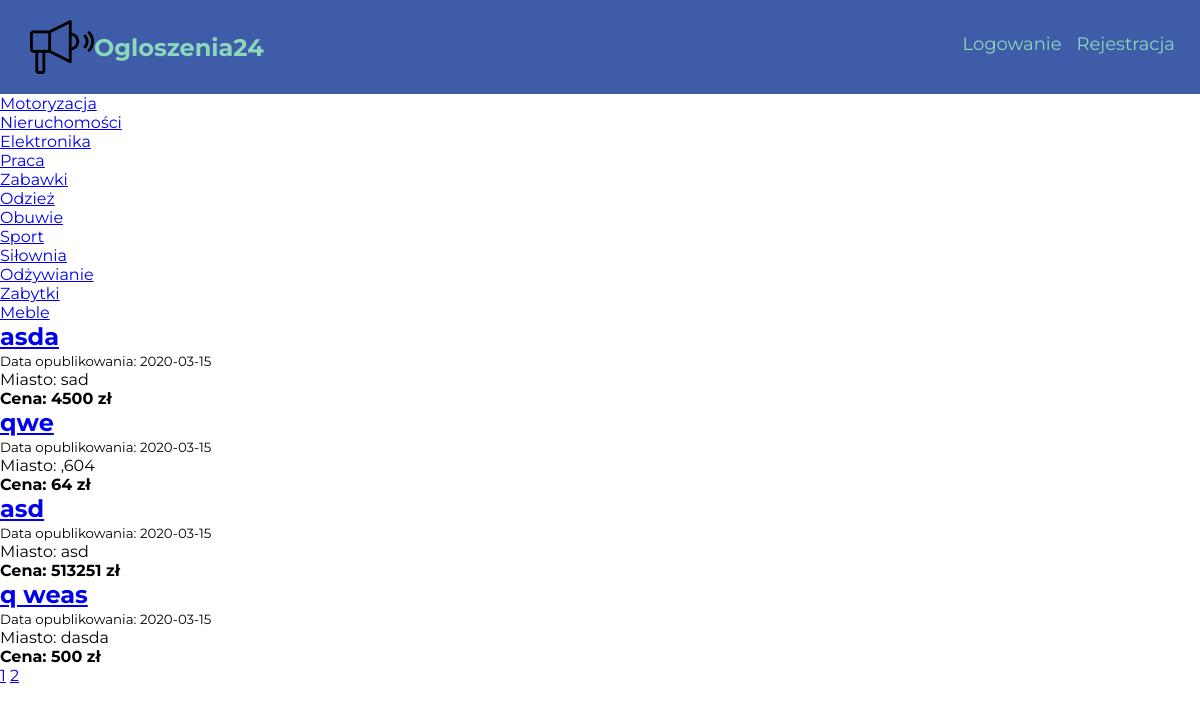
Page /motoryzacja/ on the earlier database version.
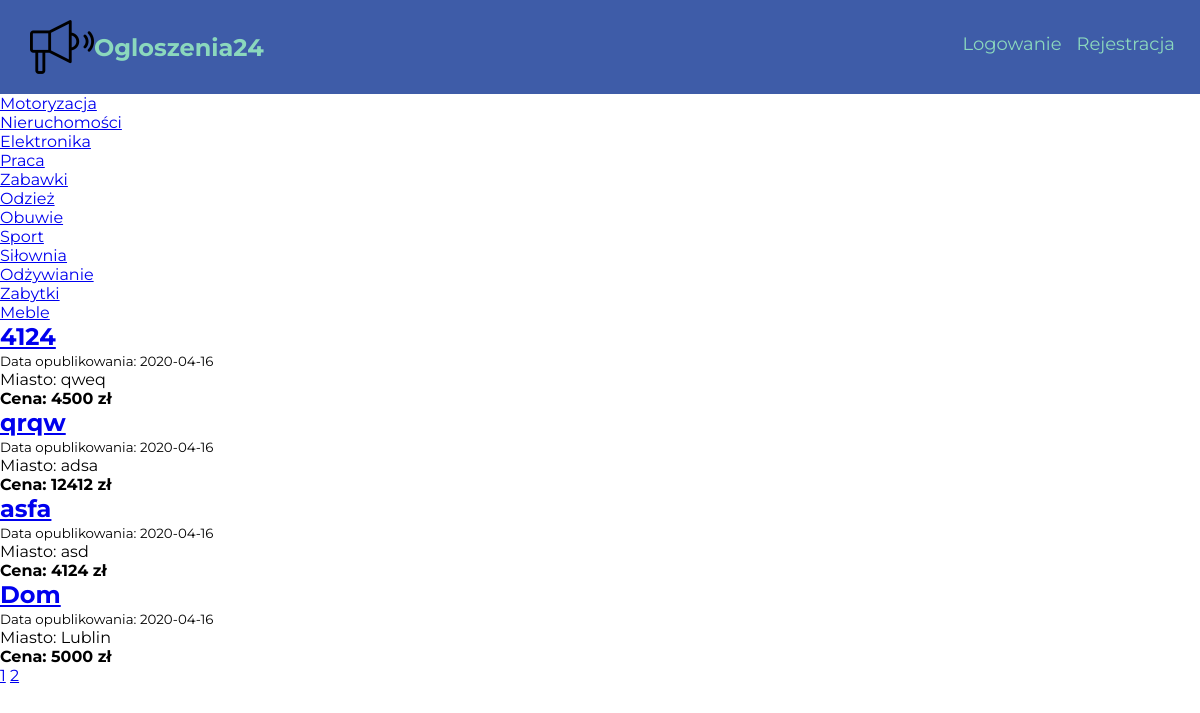
Same page on the later database version.
### Ogloszenia24/models.py (models this page shows, shortened)
class Advert(db.Model):
    __searchable__ = ['title']
    id = db.Column(db.Integer, primary_key=True)
    date = db.Column(db.DateTime, nullable=False, default = datetime.utcnow)
    title = db.Column(db.String(100), nullable=False)
    content = db.Column(db.Text, nullable = False)
    user_id = db.Column(db.Integer, db.ForeignKey('user.id'), nullable=False)
    category = db.Column(db.String(50), nullable=False)
    price = db.Column(db.Integer)
    city = db.Column(db.String(), nullable=False)

### Ogloszenia24/views.py (the view)
@app.route("/<string:category>/")
def search_results(category):
    page = request.args.get("page", default = 1, type=int)
    ads = Advert.query.filter_by(category = category).order_by(Advert.date.desc()).paginate(per_page=4)
    if ads.total > 0:
        cat = Advert.query.filter_by(category = category).first().category
        return render_template('search.html', ads=ads, cat=cat, title=category.capitalize())
    return render_template('search.html', ads=ads, title=category.capitalize())

### Ogloszenia24/templates/search.html
{% extends "layout.html" %}
{% block content %}
<section class="filter-ads">
  <div class="category-section-search">
        <div class="column">
          <div class="category-item">
            <a href="{{ url_for('search_results', category='motoryzacja') }}">Motoryzacja</a>
          </div>
          <div class="category-item">
            <a href="{{ url_for('search_results', category='nieruchomsci') }}">Nieruchomości</a>
          </div>
          <div class="category-item">
            <a href="{{ url_for('search_results', category='elektronika') }}">Elektronika</a>
          </div>
          <div class="category-item">
            <a href="{{ url_for('search_results', category='praca') }}">Praca</a>
          </div>
        </div>
        <div class="column">
          <div class="category-item">
            <a href="{{ url_for('search_results', category='zabawki') }}">Zabawki</a>
          </div>
          <div class="category-item">
            <a href="{{ url_for('search_results', category='odziez') }}">Odzież</a>
          </div>
          <div class="category-item">
            <a href="{{ url_for('search_results', category='obuwie') }}">Obuwie</a>
          </div>
          <div class="category-item">
            <a href="{{ url_for('search_results', category='sport') }}">Sport</a>
          </div>
        </div>
        <div class="column">
          <div class="category-item">
            <a href="{{ url_for('search_results', category='silownia') }}">Siłownia</a>
          </div>
          <div class="category-item">
            <a href="{{ url_for('search_results', category='odzywianie') }}">Odżywianie</a>
          </div>
          <div class="category-item">
            <a href="{{ url_for('search_results', category='zabytki') }}">Zabytki</a>
          </div>
          <div class="category-item">
            <a href="{{ url_for('search_results', category='meble') }}">Meble</a>
          </div>
        </div>
   </div>
  <div class="ad-list">
    {% if ads.items|length==0 %}
      <h2>Brak ogłoszeń!</h2>
    {% else %}
      {% for advert in ads.items %}
        <div class='ad'>
          <a href='{{ url_for('show_advert', advert_id = advert.id) }}'><h2>{{ advert.title }}</h2></a>
          <small>Data opublikowania: {{ advert.date.strftime('%Y-%m-%d') }}</small>
          <p>Miasto: {{ advert.city }}</p>
          <h4>Cena: {{ advert.price }} zł</h4>
        </div>
      {% endfor %}
    {% endif %}
    <div class="pages">
    {% for page_num in ads.iter_pages() %}
        {% if page_num %}
          <a href="{{ url_for('search_results', page=page_num, category=cat) }}">{{ page_num }}</a>
        {% endif %}
    {% endfor %}
    </div>
  </div>
</section>
{% endblock %}

### Ogloszenia24/templates/layout.html (shortened to what this page needs)
<!DOCTYPE html>
<html lang="en">
<head>
  <link rel="stylesheet" type="text/css" href="{{ url_for('static', filename='style.css')}}"/>
  <link rel="stylesheet" type="text/css" href="{{ url_for('static', filename='home.css')}}"/>
</head>
<body>
    <nav class="nav">
      <div class="nav__logo">
        <a href="{{ url_for('home')}}">
          <img class="nav__logo-image" src="/static/megaphone.png">
        </a>
        <h2 class="nav__logo-text">Ogloszenia24</h2>
      </div>
        <ul class="nav__list">
          {% if current_user.is_authenticated %}
                <li class="nav__list-item"><a class="nav__list-item-anchor" href="{{ url_for('add_advert')}}">Dodaj Ogłoszenie</a></li>
                <li class="nav__list-item"><a class="nav__list-item-anchor" href="{{ url_for('account') }}">{{ current_user.username }}</a></li>
                <li class="nav__list-item"><a class="nav__list-item-anchor" href="{{ url_for('messages')}}">Wiadomości</a></li>
                <li class="nav__list-item"><a class="nav__list-item-anchor" href="{{ url_for('logout')}}">Wyloguj</a></li>
              {% else %}
                <li class="nav__list-item"><a class="nav__list-item-anchor" href="{{ url_for('login')}}">Logowanie</a></li>
                <li class="nav__list-item"><a class="nav__list-item-anchor" href="{{ url_for('register')}}">Rejestracja</a></li>
              {% endif %}
        </ul>
    </nav>
  <main class="container">
    {% block content %}
    {% endblock %}
  </main>
</body>
</html>

### Ogloszenia24/static/style.css (style rules this page uses)
* { margin: 0; padding: 0; box-sizing: border-box; font-family: 'Montserrat', sans-serif; }
:root { --primary-color: #3e5ca8; --secondary-color: #8BD8BD; --orange-color: rgb(255, 113, 18); }

### Ogloszenia24/static/home.css (style rules this page uses)
.nav { display: flex; justify-content: space-between; align-items: center; background-color: #fffdf7; width: 100%; max-width: 100vw; background: var(--primary-color); padding: 15px 10px; overflow: hidden; }
.nav__logo { display: flex; align-items: center; margin-left: 20px; }
.nav__logo-image { display: block; height: 64px; width: 64px; }
.nav__logo-text { color: var(--secondary-color); }
.nav__list { display: flex; list-style: none; transition: 0.5s; }
.nav__list-item { margin-right: 15px; position: relative; }
.nav__list-item-anchor { text-decoration: none; color: var(--secondary-color); position: relative; font-size: 18px; }
.nav__list-item-anchor::after { content: ""; width: 0; margin: 0 auto; height: 3px; display: block; background-color: rgb(255, 113, 18); transition: 0.4s ease-out; margin-top: 4px; }

Differences in the rows shown:
removed Advert: title "asda", date "2020-03-15", city "sad", price "4500"
removed Advert: title "qwe", date "2020-03-15", city ",604", price "64"
removed Advert: title "asd", date "2020-03-15", city "asd", price "513251"
removed Advert: title "q weas", date "2020-03-15", city "dasda", price "500"
now on this page (row edited): Advert: title "4124", date "2020-04-16", city "qweq", price "4500"
added Advert: title "qrqw", date "2020-04-16", city "adsa", price "12412"
added Advert: title "asfa", date "2020-04-16", city "asd", price "4124"
added Advert: title "Dom", date "2020-04-16", city "Lublin", price "5000"
